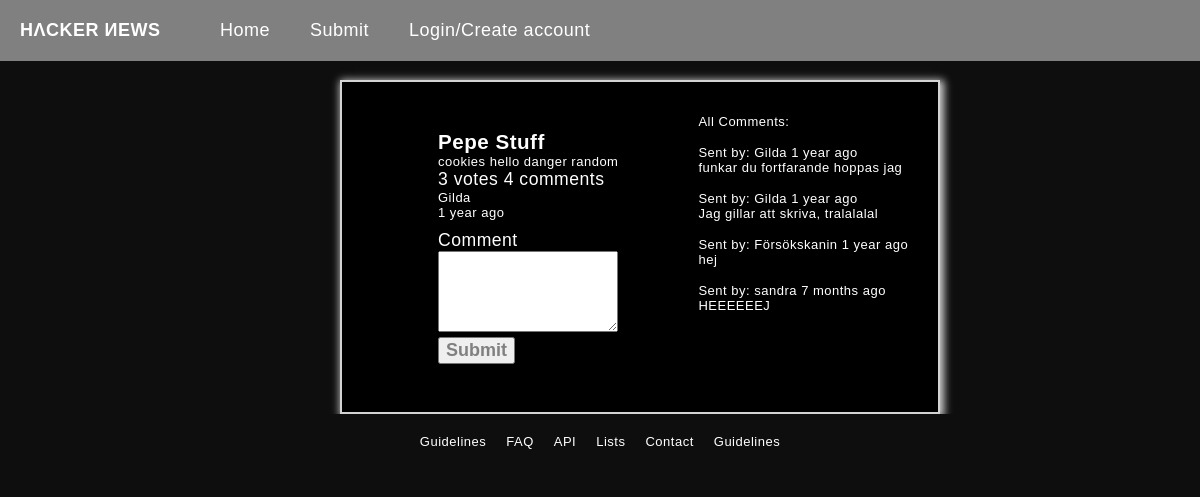
The page /post.php?id=1 on the database its author committed.
### tables this page shows
CREATE TABLE posts (
	id integer PRIMARY KEY AUTOINCREMENT,
	title varchar,
	description varchar,
	published datetime,
	url varchar,
	user_id integer
);

CREATE TABLE users (
	id integer PRIMARY KEY AUTOINCREMENT,
	name varchar,
	email varchar,
	password varchar,
	biography varchar,
	image varchar
);

CREATE TABLE comments (
	id integer PRIMARY KEY AUTOINCREMENT,
	content varchar,
	published datetime,
	user_id integer,
	post_id integer
);

### app/functions.php (called while the page is built, shortened)
<?php
function countUpvotes($database, int $postId)
{
    $statement = $database->prepare('SELECT COUNT(*) FROM upvotes WHERE post_id = :postId');
    $statement->bindParam(':postId', $postId, PDO::PARAM_INT);
    $statement->execute();
    $upvotes = $statement->fetch();
    return $upvotes['COUNT(*)'];
}
function countComments($database, int $postId)
{
    $statement = $database->prepare('SELECT COUNT(*) FROM comments WHERE post_id = :postId');
    $statement->bindParam(':postId', $postId, PDO::PARAM_INT);
    $statement->execute();
    $numberOfComments = $statement->fetch();
    return $numberOfComments['COUNT(*)'];
}
function convertTime($time)
{
    $time = time() - $time;
    if ($time < 1) {
        $time = 1;
    } else {
        $time = $time;
    }
    $tokens = [
        31536000 => 'year',
        2592000 => 'month',
        604800 => 'week',
        86400 => 'day',
        3600 => 'hour',
        60 => 'minute',
        1 => 'second'
    ];
    foreach ($tokens as $token => $text) {
        if ($time < $token) {
            continue;
        }
        $numberOfTokens = floor($time / $token);
        return $numberOfTokens . ' ' . $text . (($numberOfTokens > 1) ? 's' : '');
    }
}

### post.php (the view, shortened to what this page needs)
<?php require __DIR__ . '/app/autoload.php'; ?>
<?php require __DIR__ . '/views/header.php'; ?>
<?php
$post_id = $_GET['id'];
$statement = $database->prepare('SELECT posts.*, users.name
FROM posts
INNER JOIN users
ON posts.user_id = users.id
WHERE posts.id = :post_id LIMIT 1');
$statement->bindParam(':post_id', $post_id, PDO::PARAM_INT);
$statement->execute();
$post = $statement->fetch();
$statement = $database->prepare('SELECT comments.*, users.name
FROM comments
INNER JOIN users
ON comments.user_id = users.id
WHERE comments.post_id = :post_id
ORDER BY comments.id ASC');
$statement->bindParam(':post_id', $post_id, PDO::PARAM_INT);
$statement->execute();
$comments = $statement->fetchAll(PDO::FETCH_ASSOC);
$time = $post['published'];
?>
<article class="single-post">
    <div class="post-info">
        <div>
            <a target="_blank" href="<?= trim($post['url']); ?>">
                <h3>
                    <?= trim($post['title']); ?>
                </h3>
            </a>
        </div>
        <p>
            <?= $post['description']; ?>
        </p>
    </div>
    <div class="subtext">
        <?php $upvotes = countUpvotes($database, $post['id']); ?>
        <?php $numberOfComments = countComments($database, $post['id']); ?>
        <div>
            <?php if ($upvotes == 1) : ?>
                <span class="number-of-votes" data-url="<?= $post['id']; ?>">
                    <?= $upvotes; ?> vote
                </span>
            <?php else : ?>
                <span class="number-of-votes" data-url="<?= $post['id']; ?>">
                    <?= $upvotes; ?> votes
                </span>
            <?php endif; ?>
            <?php if ($numberOfComments == 1) : ?>
                <span>
                    <?= $numberOfComments; ?> comment
                </span>
            <?php else : ?>
                <span>
                    <?= $numberOfComments; ?> comments
                </span>
            <?php endif; ?>
        </div>
        <p>
            <?= $post['name']; ?>
        </p>
        <p>
            <?= convertTime(strtotime($time)); ?>
            ago
        </p>
    </div>
    <form action="app/comments/store.php?id=<?= $post['id']; ?>" method="post">
        <div class="form-group">
            <label for="comment">Comment</label>
            <textarea class="form-control" rows="5" cols="5" type="text" name="comment" id="comment"></textarea>
        </div>
        <button type="submit" class="btn btn-primary">Submit</button>
    </form>
</article>
<article class="comments">
    <p>All Comments:</p>
    <?php foreach ($comments as $comment) : ?>
        <div class="comment" data-id="<?= $comment['post_id']; ?>" data-commentid="<?= $comment['id']; ?>">
            <div class="post-info">
                <div>
                    <p class="comment-user">Sent by:
                        <?= $comment['name'] . ' ' . convertTime(strtotime($comment['published'])); ?>
                        ago
                    </p>
                </div>
            </div>
            <p class="comment-content" data-id="<?= $comment['post_id']; ?>" data-commentid="<?= $comment['id']; ?>">
                <?= $comment['content']; ?>
            </p>
        <?php endforeach; ?>
</article>
<?php require __DIR__ . '/views/footer.php'; ?>

### assets/styles/style.css (style rules this page uses)
* { box-sizing: border-box; margin: 0; }
body { font-family: Arial, Helvetica, sans-serif; width: 100%; display: flex; flex-direction: column; align-items: center; color: white; background-color:#0e0e0e; letter-spacing: 0.5px; }
form { margin-bottom: 2rem; }
form div { display: flex; flex-direction: column; }
form button { color: grey; margin-top: 5px; font-weight: bold; font-size: 18px; }
label { margin-top: 10px; }
.comment { flex-direction: column; display: flex; position: relative; }
a:link { text-decoration: none; color: white; z-index: 9999; }
@media screen and (min-width: 800px) { body { display: flex; flex-direction: column; font-size: 1.1rem; } }
@media screen and (min-width: 800px) { article { padding-left: 5rem; } }
@media screen and (min-width: 800px) { input, textarea { width: 100%; } }
@media screen and (min-width: 800px) { p { font-size: small; } }
@media screen and (min-width: 800px) { .post-info { padding-top: 1rem; } }

### rows shown on the page
posts: title "Pepe Stuff", description "cookies hello danger random", user.name "Gilda", published "1 year"
comments: user.name "Gilda", published "1 year", content "funkar du fortfarande hoppas jag"
comments: user.name "Gilda", published "1 year", content "Jag gillar att skriva, tralalalal"
comments: user.name "Försökskanin", published "1 year", content "hej"
comments: user.name "sandra", published "7 months", content "HEEEEEEJ"

### other values the page prints
$upvotes "3"
$numberOfComments "4"
